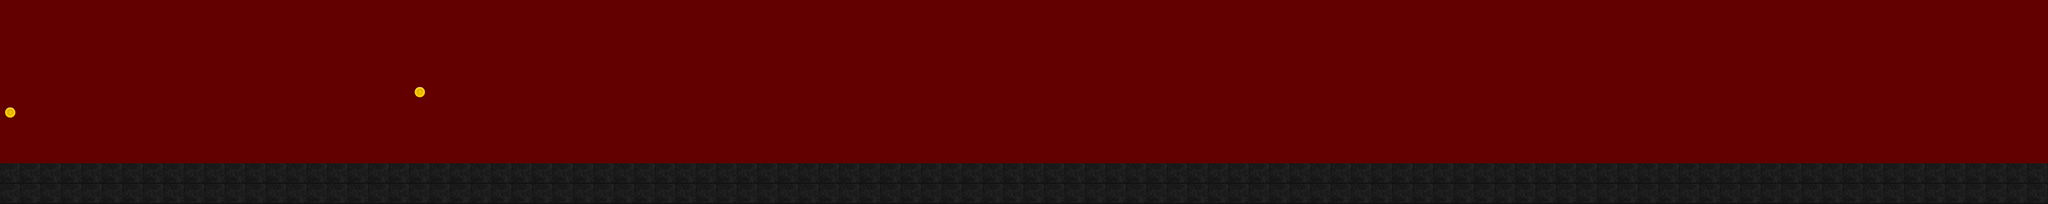

Rendered tile map (Tiled .tmx) drawn with the repository's tilesets; below, a short description and the full map source, tile grids included:
An orthogonal 100x10 tile map with 70x70 px tiles, 2 tile layers (World, Coins), 1 hidden layer not drawn, 2 tilesets.

<map version="1.2" tiledversion="1.3.1" orientation="orthogonal" renderorder="right-down" compressionlevel="-1" width="100" height="10" tilewidth="70" tileheight="70" infinite="0" backgroundcolor="#620000" nextlayerid="5" nextobjectid="1">
 <editorsettings>
  <export target="map1.json" format="json" />
 </editorsettings>
 <tileset firstgid="1" name="diabloTiles" tilewidth="70" tileheight="70" tilecount="16" columns="4">
  <image source="diabloTiles.png" width="280" height="280" />
 </tileset>
 <tileset firstgid="17" name="coinGold" tilewidth="70" tileheight="70" tilecount="1" columns="1">
  <image source="coinGold.png" width="70" height="70" />
 </tileset>
 <imagelayer id="3" name="Background" visible="0">
  <image source="dungeonBackground.png" width="7000" height="700" />
 </imagelayer>
 <layer id="1" name="World" width="100" height="10">
  <data encoding="csv">
0,0,0,0,0,0,0,0,0,0,0,0,0,0,0,0,0,0,0,0,0,0,0,0,0,0,0,0,0,0,0,0,0,0,0,0,0,0,0,0,0,0,0,0,0,0,0,0,0,0,0,0,0,0,0,0,0,0,0,0,0,0,0,0,0,0,0,0,0,0,0,0,0,0,0,0,0,0,0,0,0,0,0,0,0,0,0,0,0,0,0,0,0,0,0,0,0,0,0,0,
0,0,0,0,0,0,0,0,0,0,0,0,0,0,0,0,0,0,0,0,0,0,0,0,0,0,0,0,0,0,0,0,0,0,0,0,0,0,0,0,0,0,0,0,0,0,0,0,0,0,0,0,0,0,0,0,0,0,0,0,0,0,0,0,0,0,0,0,0,0,0,0,0,0,0,0,0,0,0,0,0,0,0,0,0,0,0,0,0,0,0,0,0,0,0,0,0,0,0,0,
0,0,0,0,0,0,0,0,0,0,0,0,0,0,0,0,0,0,0,0,0,0,0,0,0,0,0,0,0,0,0,0,0,0,0,0,0,0,0,0,0,0,0,0,0,0,0,0,0,0,0,0,0,0,0,0,0,0,0,0,0,0,0,0,0,0,0,0,0,0,0,0,0,0,0,0,0,0,0,0,0,0,0,0,0,0,0,0,0,0,0,0,0,0,0,0,0,0,0,0,
0,0,0,0,0,0,0,0,0,0,0,0,0,0,0,0,0,0,0,0,0,0,0,0,0,0,0,0,0,0,0,0,0,0,0,0,0,0,0,0,0,0,0,0,0,0,0,0,0,0,0,0,0,0,0,0,0,0,0,0,0,0,0,0,0,0,0,0,0,0,0,0,0,0,0,0,0,0,0,0,0,0,0,0,0,0,0,0,0,0,0,0,0,0,0,0,0,0,0,0,
0,0,0,0,0,0,0,0,0,0,0,0,0,0,0,0,0,0,0,0,0,0,0,0,0,0,0,0,0,0,0,0,0,0,0,0,0,0,0,0,0,0,0,0,0,0,0,0,0,0,0,0,0,0,0,0,0,0,0,0,0,0,0,0,0,0,0,0,0,0,0,0,0,0,0,0,0,0,0,0,0,0,0,0,0,0,0,0,0,0,0,0,0,0,0,0,0,0,0,0,
0,0,0,0,0,0,0,0,0,0,0,0,0,0,0,0,0,0,0,0,0,0,0,0,0,0,0,0,0,0,0,0,0,0,0,0,0,0,0,0,0,0,0,0,0,0,0,0,0,0,0,0,0,0,0,0,0,0,0,0,0,0,0,0,0,0,0,0,0,0,0,0,0,0,0,0,0,0,0,0,0,0,0,0,0,0,0,0,0,0,0,0,0,0,0,0,0,0,0,0,
0,0,0,0,0,0,0,0,0,0,0,0,0,0,0,0,0,0,0,0,0,0,0,0,0,0,0,0,0,0,0,0,0,0,0,0,0,0,0,0,0,0,0,0,0,0,0,0,0,0,0,0,0,0,0,0,0,0,0,0,0,0,0,0,0,0,0,0,0,0,0,0,0,0,0,0,0,0,0,0,0,0,0,0,0,0,0,0,0,0,0,0,0,0,0,0,0,0,0,0,
0,0,0,0,0,0,0,0,0,0,0,0,0,0,0,0,0,0,0,0,0,0,0,0,0,0,0,0,0,0,0,0,0,0,0,0,0,0,0,0,0,0,0,0,0,0,0,0,0,0,0,0,0,0,0,0,0,0,0,0,0,0,0,0,0,0,0,0,0,0,0,0,0,0,0,0,0,0,0,0,0,0,0,0,0,0,0,0,0,0,0,0,0,0,0,0,0,0,0,0,
11,11,11,11,11,11,11,11,11,11,11,11,11,11,11,11,11,11,11,11,11,11,11,11,11,11,11,11,11,11,11,11,11,11,11,11,11,11,11,11,11,11,11,11,11,11,11,11,11,11,11,11,11,11,11,11,11,11,11,11,11,11,11,11,11,11,11,11,11,11,11,11,11,11,11,11,11,11,11,11,11,11,11,11,11,11,11,11,11,11,11,11,11,11,11,11,11,11,11,11,
11,11,11,11,11,11,11,11,11,11,11,11,11,11,11,11,11,11,11,11,11,11,11,11,11,11,11,11,11,11,11,11,11,11,11,11,11,11,11,11,11,11,11,11,11,11,11,11,11,11,11,11,11,11,11,11,11,11,11,11,11,11,11,11,11,11,11,11,11,11,11,11,11,11,11,11,11,11,11,11,11,11,11,11,11,11,11,11,11,11,11,11,11,11,11,11,11,11,11,11
</data>
 </layer>
 <layer id="2" name="Coins" width="100" height="10">
  <data encoding="csv">
0,0,0,0,0,0,0,0,0,0,0,0,0,0,0,0,0,0,0,0,0,0,0,0,0,0,0,0,0,0,0,0,0,0,0,0,0,0,0,0,0,0,0,0,0,0,0,0,0,0,0,0,0,0,0,0,0,0,0,0,0,0,0,0,0,0,0,0,0,0,0,0,0,0,0,0,0,0,0,0,0,0,0,0,0,0,0,0,0,0,0,0,0,0,0,0,0,0,0,0,
0,0,0,0,0,0,0,0,0,0,0,0,0,0,0,0,0,0,0,0,0,0,0,0,0,0,0,0,0,0,0,0,0,0,0,0,0,0,0,0,0,0,0,0,0,0,0,0,0,0,0,0,0,0,0,0,0,0,0,0,0,0,0,0,0,0,0,0,0,0,0,0,0,0,0,0,0,0,0,0,0,0,0,0,0,0,0,0,0,0,0,0,0,0,0,0,0,0,0,0,
0,0,0,0,0,0,0,0,0,0,0,0,0,0,0,0,0,0,0,0,0,0,0,0,0,0,0,0,0,0,0,0,0,0,0,0,0,0,0,0,0,0,0,0,0,0,0,0,0,0,0,0,0,0,0,0,0,0,0,0,0,0,0,0,0,0,0,0,0,0,0,0,0,0,0,0,0,0,0,0,0,0,0,0,0,0,0,0,0,0,0,0,0,0,0,0,0,0,0,0,
0,0,0,0,0,0,0,0,0,0,0,0,0,0,0,0,0,0,0,0,0,0,0,0,0,0,0,0,0,0,0,0,0,0,0,0,0,0,0,0,0,0,0,0,0,0,0,0,0,0,0,0,0,0,0,0,0,0,0,0,0,0,0,0,0,0,0,0,0,0,0,0,0,0,0,0,0,0,0,0,0,0,0,0,0,0,0,0,0,0,0,0,0,0,0,0,0,0,0,0,
0,0,0,0,0,0,0,0,0,0,0,0,0,0,0,0,0,0,0,0,17,0,0,0,0,0,0,0,0,0,0,0,0,0,0,0,0,0,0,0,0,0,0,0,0,0,0,0,0,0,0,0,0,0,0,0,0,0,0,0,0,0,0,0,0,0,0,0,0,0,0,0,0,0,0,0,0,0,0,0,0,0,0,0,0,0,0,0,0,0,0,0,0,0,0,0,0,0,0,0,
17,0,0,0,0,0,0,0,0,0,0,0,0,0,0,0,0,0,0,0,0,0,0,0,0,0,0,0,0,0,0,0,0,0,0,0,0,0,0,0,0,0,0,0,0,0,0,0,0,0,0,0,0,0,0,0,0,0,0,0,0,0,0,0,0,0,0,0,0,0,0,0,0,0,0,0,0,0,0,0,0,0,0,0,0,0,0,0,0,0,0,0,0,0,0,0,0,0,0,0,
0,0,0,0,0,0,0,0,0,0,0,0,0,0,0,0,0,0,0,0,0,0,0,0,0,0,0,0,0,0,0,0,0,0,0,0,0,0,0,0,0,0,0,0,0,0,0,0,0,0,0,0,0,0,0,0,0,0,0,0,0,0,0,0,0,0,0,0,0,0,0,0,0,0,0,0,0,0,0,0,0,0,0,0,0,0,0,0,0,0,0,0,0,0,0,0,0,0,0,0,
0,0,0,0,0,0,0,0,0,0,0,0,0,0,0,0,0,0,0,0,0,0,0,0,0,0,0,0,0,0,0,0,0,0,0,0,0,0,0,0,0,0,0,0,0,0,0,0,0,0,0,0,0,0,0,0,0,0,0,0,0,0,0,0,0,0,0,0,0,0,0,0,0,0,0,0,0,0,0,0,0,0,0,0,0,0,0,0,0,0,0,0,0,0,0,0,0,0,0,0,
0,0,0,0,0,0,0,0,0,0,0,0,0,0,0,0,0,0,0,0,0,0,0,0,0,0,0,0,0,0,0,0,0,0,0,0,0,0,0,0,0,0,0,0,0,0,0,0,0,0,0,0,0,0,0,0,0,0,0,0,0,0,0,0,0,0,0,0,0,0,0,0,0,0,0,0,0,0,0,0,0,0,0,0,0,0,0,0,0,0,0,0,0,0,0,0,0,0,0,0,
0,0,0,0,0,0,0,0,0,0,0,0,0,0,0,0,0,0,0,0,0,0,0,0,0,0,0,0,0,0,0,0,0,0,0,0,0,0,0,0,0,0,0,0,0,0,0,0,0,0,0,0,0,0,0,0,0,0,0,0,0,0,0,0,0,0,0,0,0,0,0,0,0,0,0,0,0,0,0,0,0,0,0,0,0,0,0,0,0,0,0,0,0,0,0,0,0,0,0,0
</data>
 </layer>
</map>
